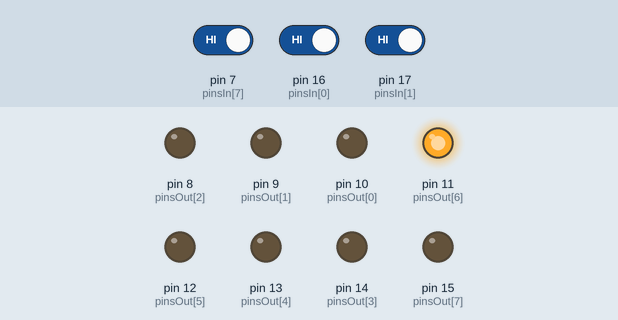
This sketch was run on a simulated Arduino Uno, built with avr-gcc and run on an emulated ATmega328P. On the bench: output pins drawn as LEDs (lit = HIGH). Inputs (shaded band) come from the test bench; at power-on: pin 16 (pinsIn[0]) HIGH, pin 17 (pinsIn[1]) HIGH, pin 7 (pinsIn[7]) HIGH.

Above: at 2.8 s.
2.9 s: pin 16 (pinsIn[0]) driven LOW
At 3.4 s:
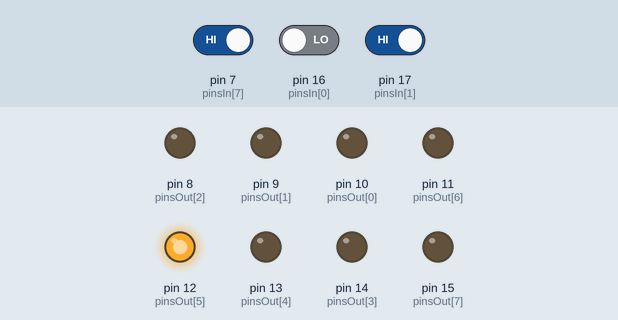
At 4.9 s:
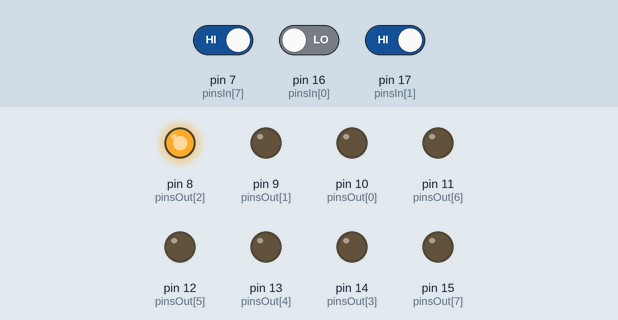
6.5 s: pin 17 (pinsIn[1]) driven LOW
10.0 s: pin 17 (pinsIn[1]) driven HIGH
At 10.4 s:
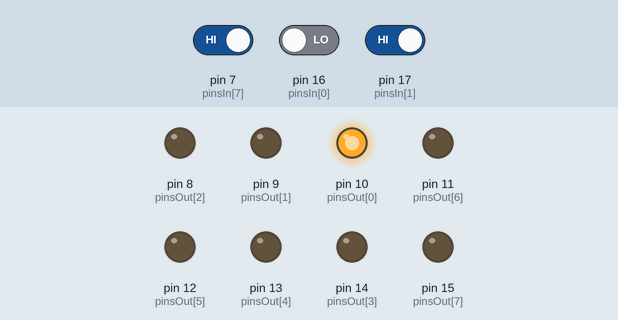
13.5 s: pin 7 (pinsIn[7]) driven LOW
Timing chart, 0 to 18.0 s (numbered marks = the images above; inputs shaded):
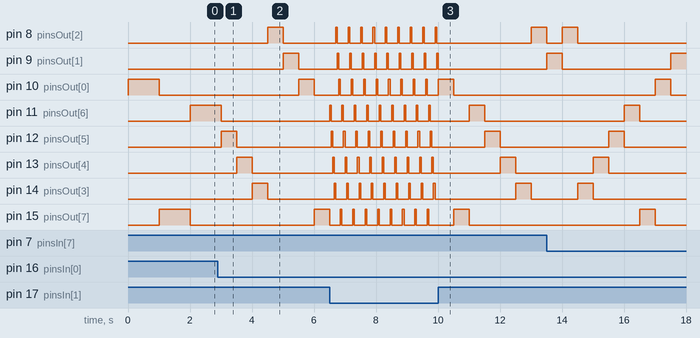

The sketch:

M8LED_M8DIPSW.ino
```cpp
// připravek M8LED na portu BC
// připravek M8DIPSW na portu D, piny 0,1 připojeny na piny 16,17 mikrokontroléru

int pinsOut[] = {10, 9, 8, 14, 13, 12, 11, 15};  // výstupní piny pro LED
int pinsIn[] = {16, 17, 2, 3, 4, 5, 6, 7};       // vstupní piny pro DIP přepínače

int position = 0;  // počáteční pozice LED

void setup() {
	for (int i = 0; i < 8; i++) {
		pinMode(pinsOut[i], OUTPUT);
		pinMode(pinsIn[i], INPUT);
	}
}

void loop() {
	// načtení směru z pinu 7 (osmý DIP)
	bool direction = digitalRead(pinsIn[7]);

	// načtení rychlosti z pinů 0 a 1 (DIP 1 a 2)
	int speedBit1 = digitalRead(pinsIn[1]); // pin 17
	int speedBit0 = digitalRead(pinsIn[0]); // pin 16

	int delayTime = 100; // výchozí hodnota
	if (speedBit1 == 0 && speedBit0 == 0) delayTime = 50;
	else if (speedBit1 == 0 && speedBit0 == 1) delayTime = 100;
	else if (speedBit1 == 1 && speedBit0 == 0) delayTime = 500;
	else if (speedBit1 == 1 && speedBit0 == 1) delayTime = 1000;

	// zhasnutí všech LED
	for (int i = 0; i < 8; i++) {
		digitalWrite(pinsOut[i], LOW);
	}

	// rozsvícení jedné LED
	digitalWrite(pinsOut[position], HIGH);

	// zpoždění podle nastavení přepínačů
	delay(delayTime);

	// posun pozice LED podle směru
	if (direction) {
		position--;
		if (position < 0) position = 7;
	} else {
		position++;
		if (position > 7) position = 0;
	}
}
```

Measured:
- after the input at 2.9 s, pin 8 (pinsOut[2]): LOW → HIGH after 1.6 s instead of 3.1 s; pin 9 (pinsOut[1]): LOW → HIGH after 2.1 s, → LOW 0.50 s later; pin 10 (pinsOut[0]): LOW → HIGH after 2.6 s, → LOW 0.50 s later; pin 15 (pinsOut[7]): LOW → HIGH after 3.1 s
- after the input at 10.0 s, pin 9 (pinsOut[1]): goes on until 10.0 s, then stays LOW
